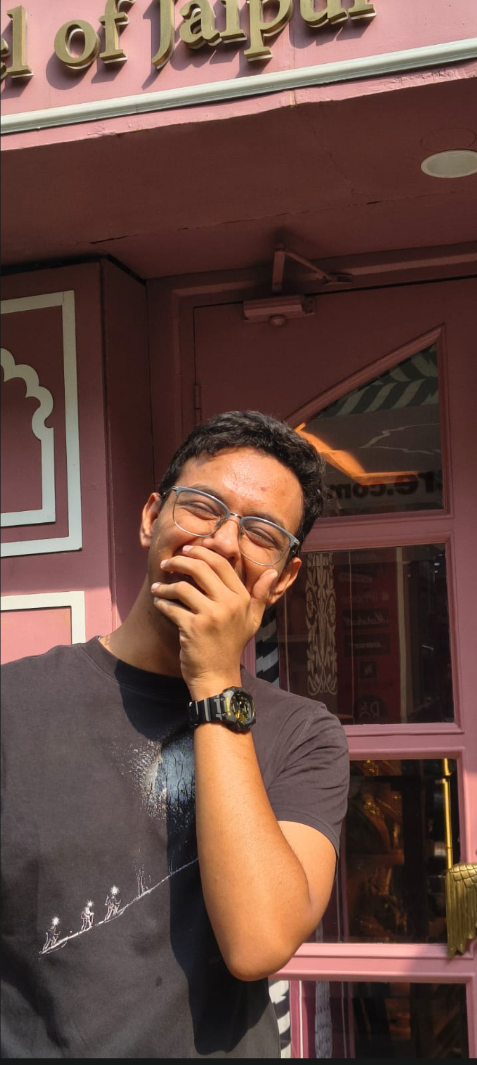
#> input picture stage1-core-relighting/input/portrait.jpg, 477 x 1065 px
$ python create_test_normal.py --image ../../stage1-core-relighting/input/portrait.jpg --output out.png
#> lines starting #> are read from the running program, lines starting #| are printed output that depends on the picture
import argparse
from pathlib import Path

import numpy as np
from PIL import Image


def create_flat_normal(width: int, height: int) -> np.ndarray:
    """
    Create a normal map where every surface faces directly toward the camera.

    Normal direction:
        X = 0
        Y = 0
        Z = 1
    """
    normals = np.zeros((height, width, 3), dtype=np.float32)
    normals[..., 2] = 1.0
    return normals


def create_sphere_normal(width: int, height: int) -> np.ndarray:
    """
    Create a sphere-shaped normal map.

    This does not represent the real geometry of the input photograph.
    It is only used to verify that changing the light direction works.
    """
    x_coordinates = np.linspace(-1.0, 1.0, width)
    y_coordinates = np.linspace(1.0, -1.0, height)

    x_grid, y_grid = np.meshgrid(x_coordinates, y_coordinates)

    radius_squared = x_grid**2 + y_grid**2
    inside_sphere = radius_squared <= 1.0

    normal_x = np.zeros_like(x_grid, dtype=np.float32)
    normal_y = np.zeros_like(y_grid, dtype=np.float32)
    normal_z = np.ones_like(x_grid, dtype=np.float32)

    normal_x[inside_sphere] = x_grid[inside_sphere]
    normal_y[inside_sphere] = y_grid[inside_sphere]
    normal_z[inside_sphere] = np.sqrt(
        1.0 - radius_squared[inside_sphere]
    )

    normals = np.stack(
        [normal_x, normal_y, normal_z],
        axis=-1,
    )

    lengths = np.linalg.norm(normals, axis=-1, keepdims=True)
    lengths = np.maximum(lengths, 1e-8)

    return normals / lengths


def encode_normal_map(normals: np.ndarray) -> np.ndarray:
    """
    Convert normal values from [-1, 1] into image values [0, 255].
    """
    encoded = (normals + 1.0) / 2.0
    encoded = np.clip(encoded, 0.0, 1.0)

    return (encoded * 255.0).astype(np.uint8)


def main() -> None:
    parser = argparse.ArgumentParser(
        description="Generate a test normal map for Sunit."
    )

    parser.add_argument(
        "--image",
        required=True,
        help="Input image whose dimensions should be used.",
    )

    parser.add_argument(
        "--output",
        required=True,
        help="Location where the normal map will be saved.",
    )

    parser.add_argument(
        "--mode",
        choices=["flat", "sphere"],
        default="sphere",
        help="Type of test normal map to generate.",
    )

    args = parser.parse_args()

    image_path = Path(args.image)
    output_path = Path(args.output)

    if not image_path.exists():
        raise FileNotFoundError(
            f"Input image was not found: {image_path}"
        )

    with Image.open(image_path) as image:
#> image is the input picture: PIL image 477x1065 RGBA; mean R, G, B, A 102.8, 72.9, 64.7, 255
        width, height = image.size
#> width = 477; height = 1065

    if args.mode == "flat":
        normals = create_flat_normal(width, height)
    else:
        normals = create_sphere_normal(width, height)
#> in create_sphere_normal, `normal_x[inside_sphere] = x_grid[inside_sphere]`:
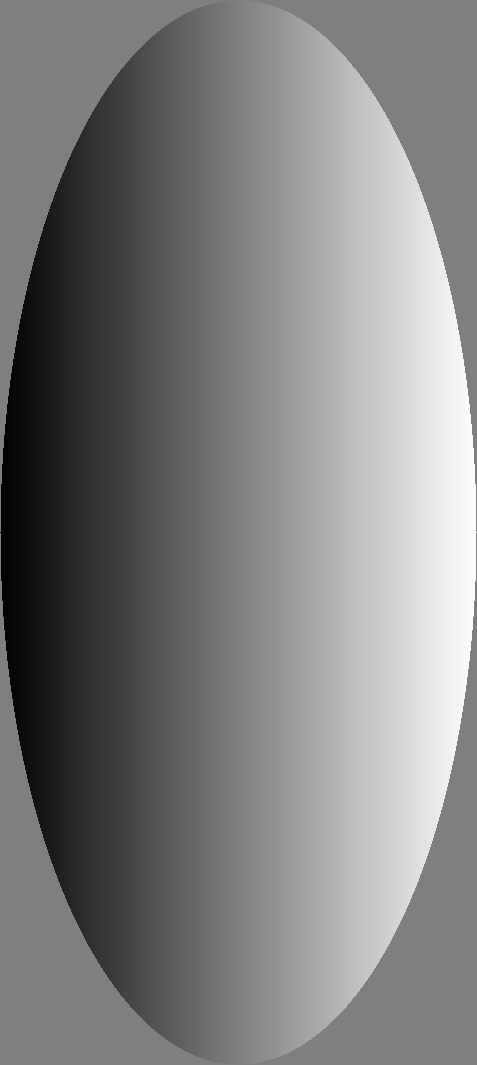
#> normal_x: shape (1065, 477) float32; min -1, max 1, mean -2.23e-09; drawn with min black and max white
#> in create_sphere_normal, `normal_y[inside_sphere] = y_grid[inside_sphere]`:
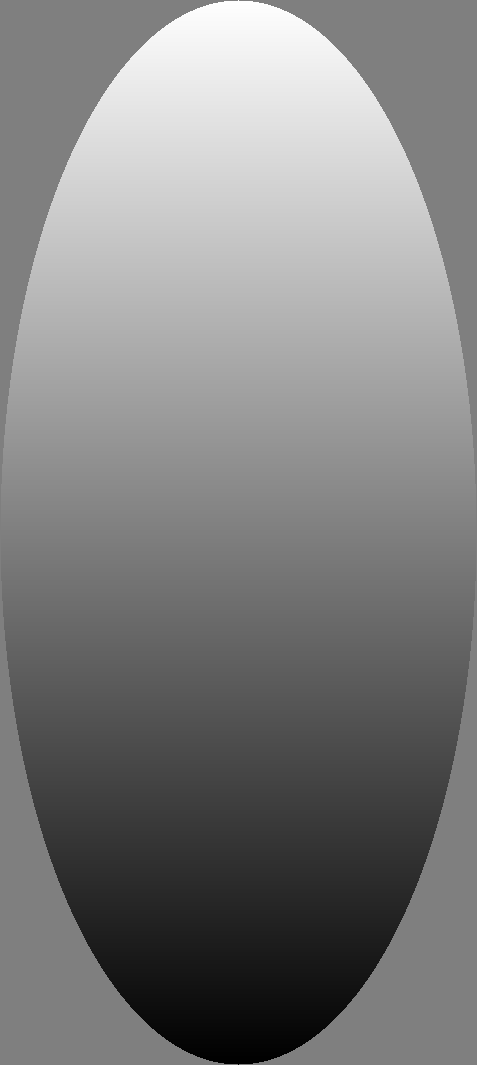
#> normal_y: shape (1065, 477) float32; min -1, max 1, mean 1.11e-08; drawn with min black and max white
#> in create_sphere_normal, `normal_z[inside_sphere] = np.sqrt( 1.0 - radius_squared[inside_sphere] )`:
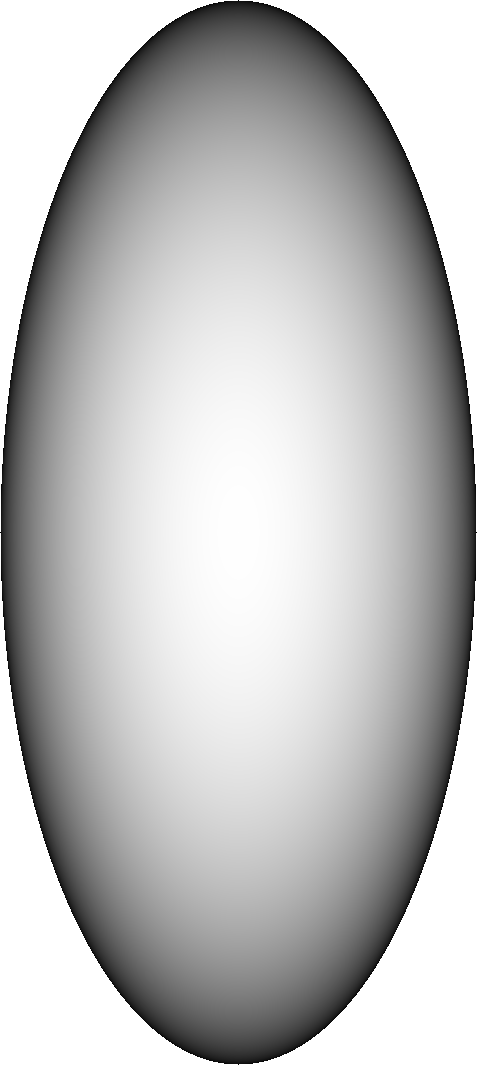
#> normal_z: shape (1065, 477) float32; min 0, max 1, mean 0.739
#> in create_sphere_normal, `lengths = np.linalg.norm(normals, axis=-1, keepdims=True)`:
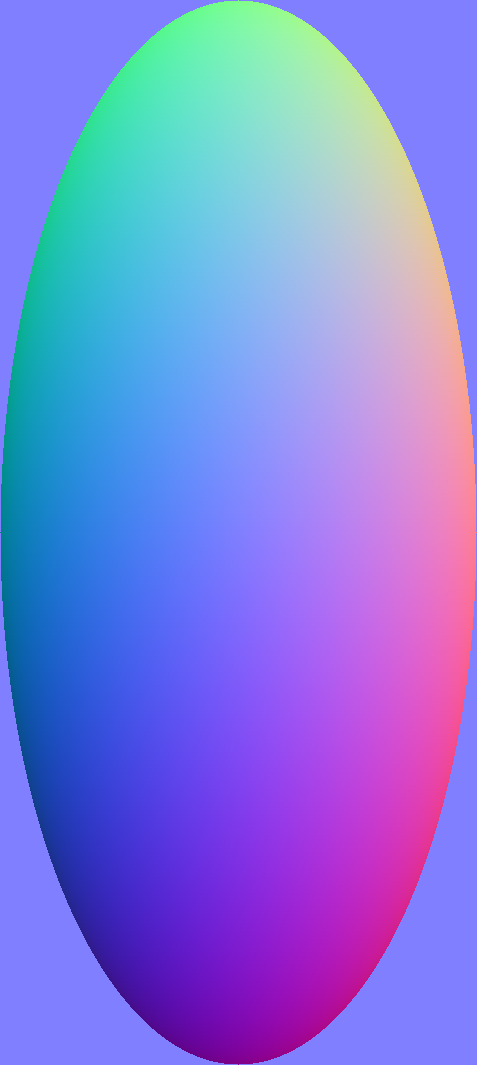
#> normals: shape (1065, 477, 3) float32; mean of channels 0, 1, 2 -3.37e-09, 1.02e-08, 0.739; drawn with min black and max white

    encoded_normal_map = encode_normal_map(normals)

    output_path.parent.mkdir(parents=True, exist_ok=True)

    Image.fromarray(
        encoded_normal_map,
        mode="RGB",
    ).save(output_path)

    print(f"Normal map created: {output_path}")
    print(f"Mode: {args.mode}")
    print(f"Resolution: {width} × {height}")
#| Resolution: 477 × 1065


if __name__ == "__main__":
    main()
